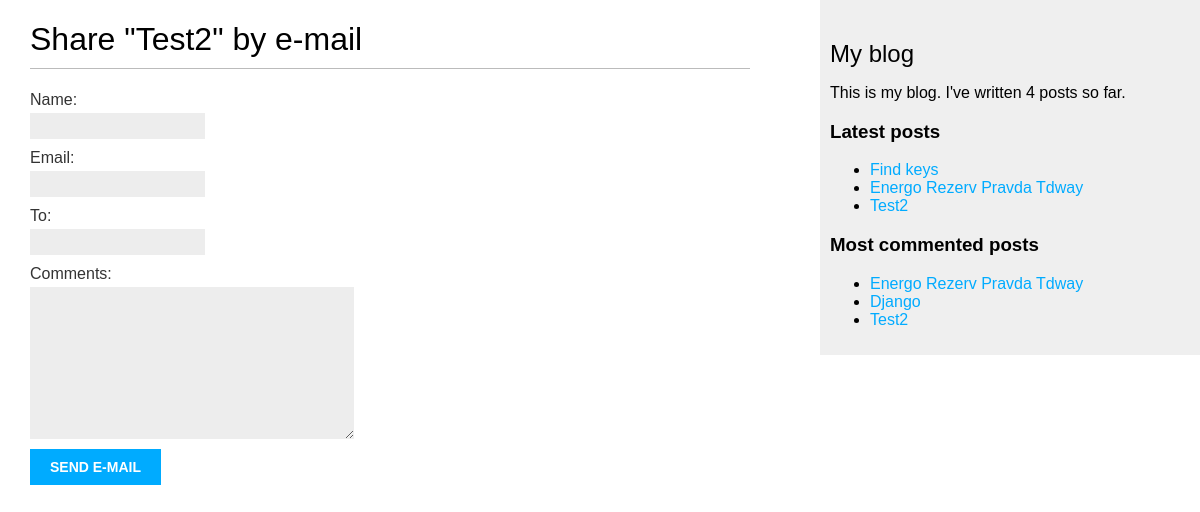
/blog/2/share/, run on an earlier commit of the app's database.
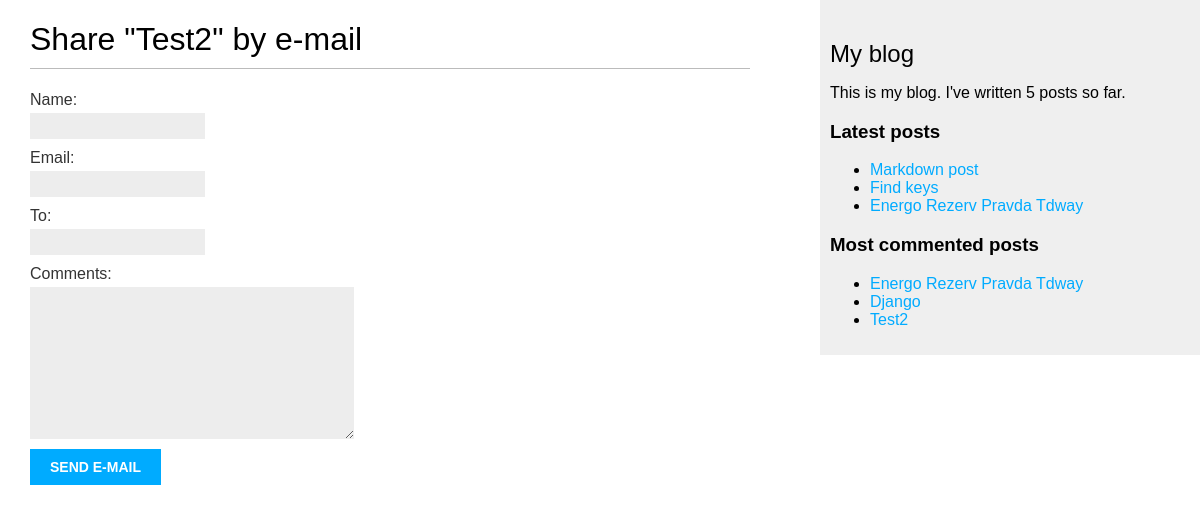
And on a later commit of the database.
### blog/models.py (models this page shows, shortened)
class Post(models.Model):
    STATUS_CHOICES = (
        ("draft", "Draft"),
        ("published", "Published"),
    )
    title = models.CharField(max_length=250)
    slug = models.SlugField(max_length=250, unique_for_date="publish")
    author = models.ForeignKey(
        User, related_name="blog_posts", on_delete=models.CASCADE
    )
    body = models.TextField()
    publish = models.DateTimeField(default=timezone.now)
    created = models.DateTimeField(auto_now_add=True)
    updated = models.DateTimeField(auto_now=True)
    status = models.CharField(max_length=10, choices=STATUS_CHOICES, default="draft")
    objects = models.Manager()
    published = PublishedManager()
    tags = TaggableManager()
    class Meta:
        ordering = ("-publish",)
    def get_absolute_url(self):
        return reverse(
            "blog:post_detail",
            args=[
                self.publish.year,
                self.publish.strftime("%m"),
                self.publish.strftime("%d"),
                self.slug,
            ],
        )

### blog/views.py (the view)
# urls.py: path("<int:post_id>/share/", views.post_share, name="post_share"),
def post_share(request, post_id):
    post = get_object_or_404(Post, id=post_id, status="published")
    sent = False
    if request.method == "POST":
        form = EmailPostForm(request.POST)
        if form.is_valid():
            cd = form.cleaned_data
            print(post.get_absolute_url())
            post_url = request.build_absolute_uri(post.get_absolute_url())
            subject = '{0} ({1}) recommends you reading "{2}"'.format(
                cd["name"], cd["email"], post.title
            )
            message = 'Read "{0}" at {1}\n\n{2}\'s comments: {3}'.format(
                post.title, post_url, cd["name"], cd["comments"]
            )
            send_mail(subject, message, "andrey.sakhno@gmail.com", [cd["to"]])
            sent = True
    else:
        form = EmailPostForm()
    return render(
        request, "blog/post/share.html", {"post": post, "form": form, "sent": sent}
    )

### blog/forms.py
class EmailPostForm(forms.Form):
    name = forms.CharField(max_length=25)
    email = forms.EmailField()
    to = forms.EmailField()
    comments = forms.CharField(required=False, widget=forms.Textarea)

### blog/models.py (called while the page is built)
    def get_queryset(self):
        return super().get_queryset().filter(status="published")

### blog/templatetags/blog_tags.py (called while the page is built)
@register.simple_tag
def total_posts():
    return Post.published.count()

@register.inclusion_tag("blog/post/latest_posts.html")
def show_latest_posts(count=5):
    latest_posts = Post.published.order_by("-publish")[:count]
    return {"latest_posts": latest_posts}

@register.simple_tag
def get_most_commented_posts(count=5):
    return Post.published.annotate(total_comments=Count("comments")).order_by(
        "-total_comments"
    )[:count]

### blog/templates/blog/post/share.html (shortened to what this page needs)
{% extends "blog/base.html" %}
{% block content %}
    {% if sent %}
        <h1>E-mail successfully sent</h1>
        <p>"{{ post.title }}" was successfully sent to {{ form.cleaned_data.to }}.</p>
    {% else %}
        <h1>Share "{{ post.title }}" by e-mail</h1>
        <form action="." method="post">
            {{ form.as_p }}
            <input type="submit" value="Send e-mail">
        </form>
    {% endif %}
{% endblock %}

### blog/templates/blog/base.html (shortened to what this page needs)
{% load blog_tags %}
{% load static %}
<!DOCTYPE html>
<html>
<head>
    <link href="{% static "css/blog.css" %}" rel="stylesheet">
</head>
<body>
<div id="content">
    {% block content %}
    {% endblock %}
</div>
<div id="sidebar">
    <h2>My blog</h2>
    <p>This is my blog. I've written {% total_posts %} posts so far.</p>
    <h3>Latest posts</h3>
    {% show_latest_posts 3 %}
    <h3>Most commented posts</h3>
    {% get_most_commented_posts 3 as most_commented_posts %}
    <ul>
        {% for post in most_commented_posts %}
            <li><a href="{{ post.get_absolute_url }}">{{ post.title }}</a></li>
        {% endfor %}
    </ul>
</div>
</body>
</html>

### blog/templates/blog/post/latest_posts.html
<ul>
    {% for post in latest_posts %}
        <li><a href="{{ post.get_absolute_url }}">{{ post.title }}</a></li>
    {% endfor %}
</ul>

What changed in the data, as far as the page shows it:
no longer on one of the page's lists (row unchanged): Post: title "Test2"
added Post: title "Markdown post", shown under "Latest posts"
Also different on the page:
text no longer shown: "4"
text now shown: "5"
